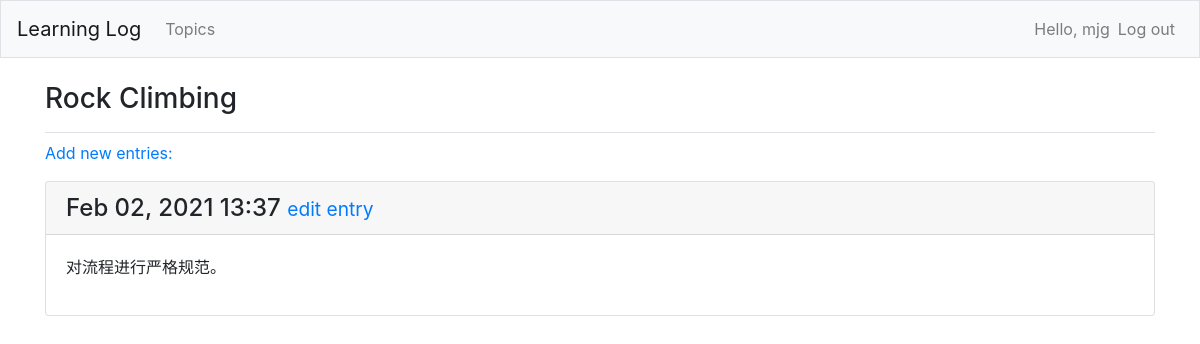
Page /topics/2 (signed in) on the committed database.
### learning_logs/models.py (models this page shows, shortened)
class Topic(models.Model):
    text = models.CharField(max_length=200)
    date_added = models.DateTimeField(auto_now_add=True)
    owner = models.ForeignKey(User, on_delete=models.CASCADE)
    def __str__(self):
        return self.text

class Entry(models.Model):
    topic = models.ForeignKey(Topic, on_delete=models.CASCADE)
    text = models.TextField()
    date_added = models.DateTimeField(auto_now_add=True)
    class Meta():
        verbose_name_plural = 'entries'

### learning_logs/views.py (the view)
# urls.py: path('topics/<int:topic_id>', views.topic, name='topic'),
@login_required()
def topic(request, topic_id):
    topic = Topic.objects.get(id=topic_id)
    if topic.owner != request.user:
        raise Http404
    entries = topic.entry_set.order_by('-date_added')
    context = {'topic': topic, 'entries': entries }
    return render(request, 'learning_logs/topic.html', context)

### learning_logs/templates/learning_logs/topic.html
{% extends 'learning_logs/base.html' %}
{% block page_header %}
    <h3>{{ topic }}</h3>
{% endblock page_header %}
{% block content %}
    <p>
        <a href="{% url 'learning_logs:new_entry' topic.id %}">Add new entries:</a>
    </p>
    {% for entry in entries %}
        <div class="card mb-3">
            <h4 class="card-header">
                {{ entry.date_added|date:'M d, Y H:i' }}
                <small><a href="{% url 'learning_logs:edit_entry' entry.id %}">
                    edit entry</a></small>
            </h4>
            <div class="card-body">
                {{ entry.text|linebreaks }}
            </div>
        </div>
    {% empty %}
        <li>There are no entries for this topic yet.</li>
    {% endfor %}
{% endblock content %}

### learning_logs/templates/learning_logs/base.html (shortened to what this page needs)
{% load static %}
<!doctype html>
<html lang="en">
<head>
    <link rel="stylesheet" href="{% static 'bootstrap/css/bootstrap.css' %}">
</head>
<body>
<nav class="navbar navbar-expand-md navbar-light bg-light mb-4 border">
    <a class="navbar-brand" href="{% url 'learning_logs:index' %}">
        Learning Log</a>
    <div class="collapse navbar-collapse" id="navbarCollapse">
        <ul class="navbar-nav mr-auto">
            <li class="nav-item">
                <a class="nav-link" href="{% url 'learning_logs:topics' %}">Topics</a>
            </li>
        </ul>
        <ul class="navbar-nav ml-auto">
            {% if user.is_authenticated %}
                <li class="nav-item">
                    <span class="navbar-text">Hello, {{ user.username }}</span>
                </li>
                <li class="nav-item">
                    <a class="nav-link" href="{% url 'users:logout' %}">Log out</a>
                </li>
            {% endif %}
        </ul>
    </div>
</nav>
<main role="main" class="container">
    <div class="pb-2 mb-2 border-bottom">
        {% block page_header %}{% endblock page_header %}
    </div>
    <div>
        {% block content %}{% endblock content %}
    </div>
</main>
</body>
</html>

### rows in the picture
Topic: text "Rock Climbing"
Entry: date_added "Feb 02, 2021 13:37", text "对流程进行严格规范。"

### other values in the picture
{{ user.username }} "mjg"
